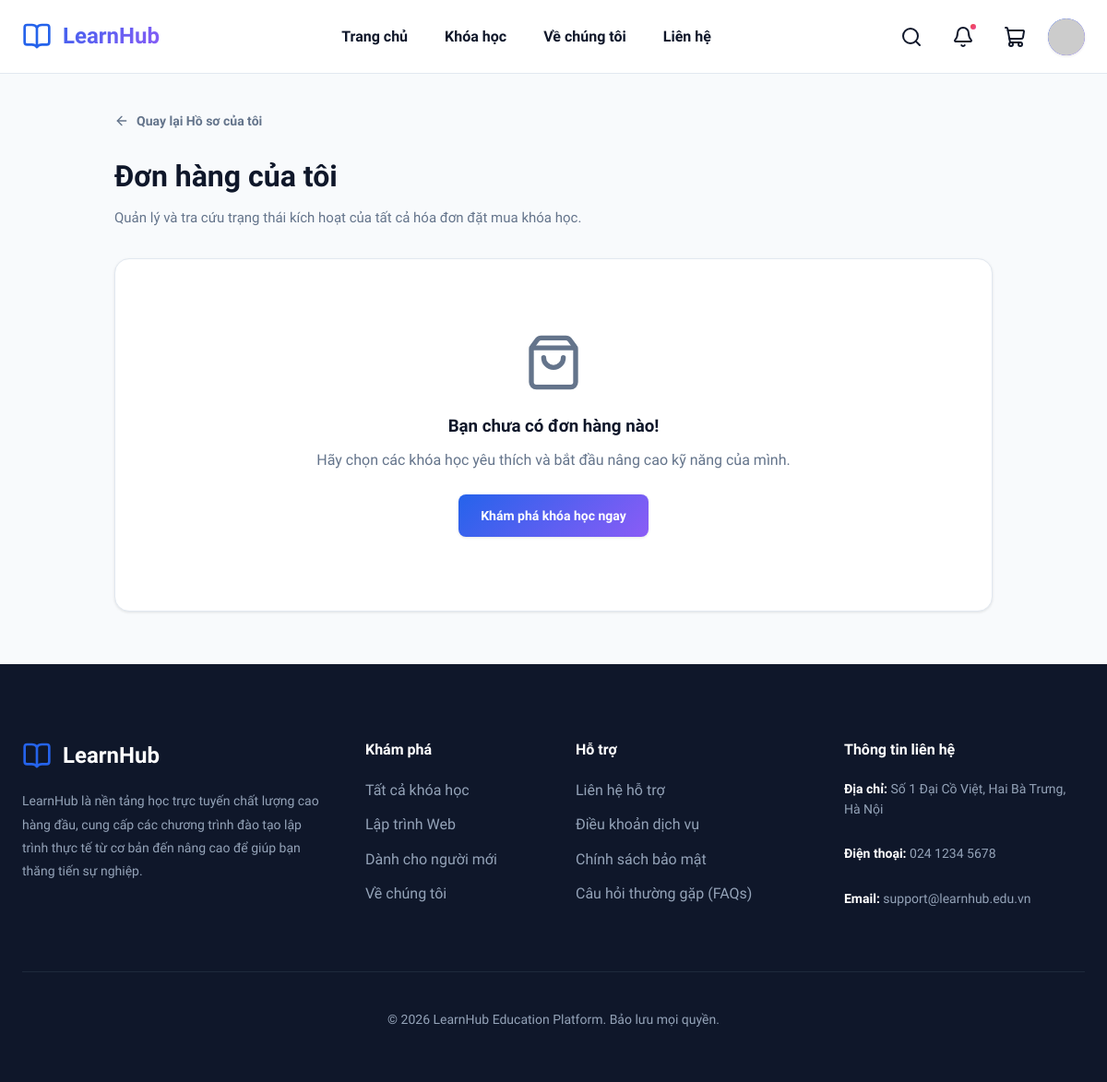
The app's page /orders.php (signed in), older data.
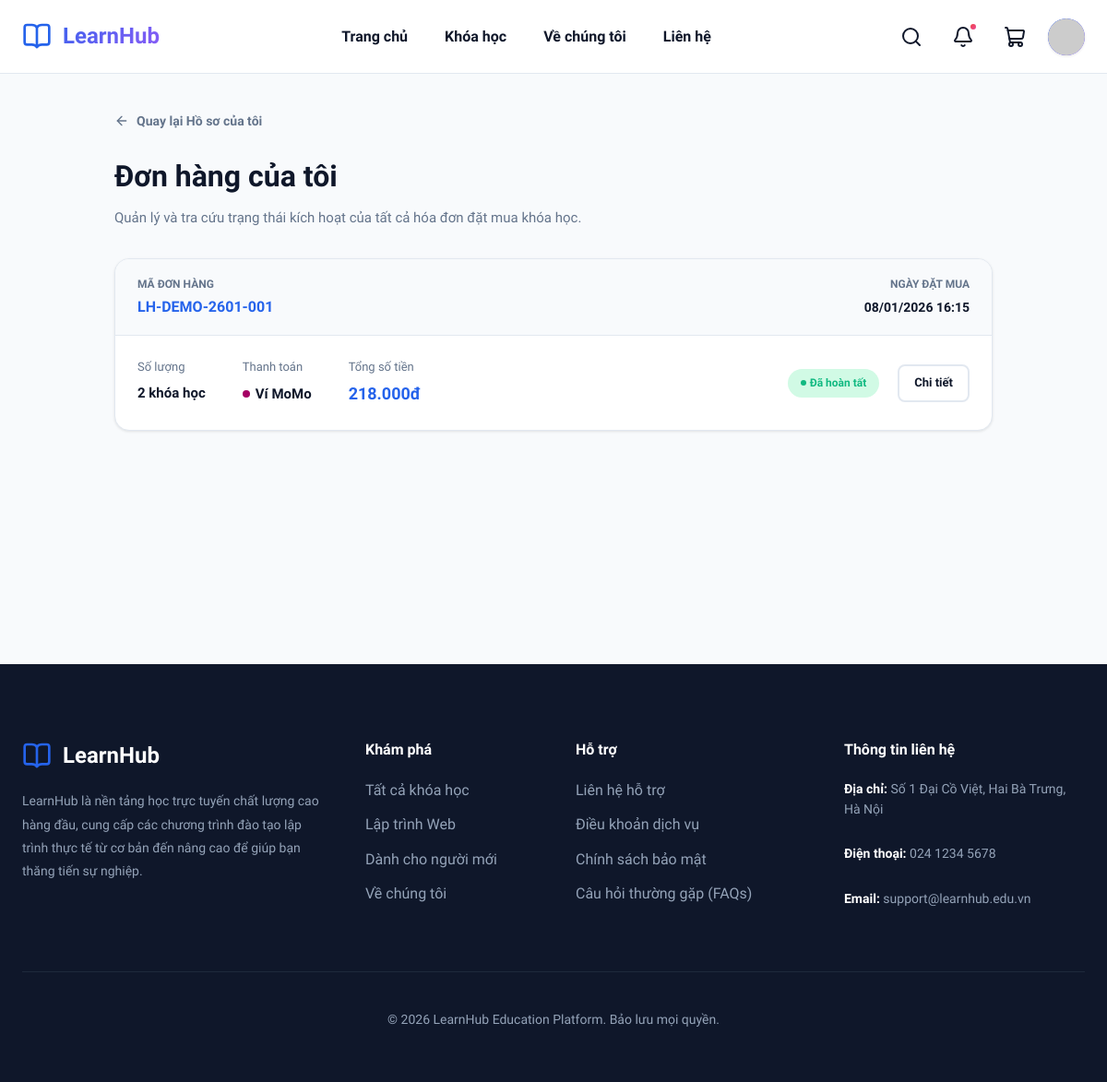
The same page, newer data.
### tables this page shows
CREATE TABLE `orders` (
  `id` int NOT NULL AUTO_INCREMENT,
  `order_number` varchar(100) NOT NULL,
  `user_id` int NOT NULL,
  `total_amount` decimal(10,2) NOT NULL,
  `status` varchar(50) DEFAULT 'PENDING',
  `payment_method` varchar(50) NOT NULL,
  `payment_transaction_id` varchar(255) DEFAULT NULL,
  `momo_order_id` varchar(255) DEFAULT NULL,
  `momo_request_id` varchar(255) DEFAULT NULL,
  `momo_transaction_id` varchar(255) DEFAULT NULL,
  `created_at` timestamp NULL DEFAULT CURRENT_TIMESTAMP,
  `paid_at` timestamp NULL DEFAULT NULL,
  `updated_at` timestamp NULL DEFAULT CURRENT_TIMESTAMP ON UPDATE CURRENT_TIMESTAMP,
  PRIMARY KEY (`id`),
  UNIQUE KEY `order_number` (`order_number`),
  KEY `user_id` (`user_id`),
  CONSTRAINT `orders_ibfk_1` FOREIGN KEY (`user_id`) REFERENCES `users` (`id`) ON DELETE CASCADE
);

### orders.php (the view, shortened to what the rows shown need)
<?php
require_once __DIR__ . '/config/db.php';
$user_id = $_SESSION['user_id'];
try {
    $stmt = $pdo->prepare("
        SELECT o.*, COUNT(oi.id) as total_courses
        FROM orders o
        LEFT JOIN order_items oi ON o.id = oi.order_id
        WHERE o.user_id = ?
        GROUP BY o.id
        ORDER BY o.id DESC
    ");
    $stmt->execute([$user_id]);
    $orders = $stmt->fetchAll() ?: [];
} catch (PDOException $e) {
    $error_msg = 'Không thể tải lịch sử hóa đơn: ' . $e->getMessage();
}
require_once __DIR__ . '/includes/header.php';
?>
<div class="section" style="background-color: var(--bg-main); min-height: 80vh; padding: 40px 0;">
    <div class="container" style="max-width: 1000px;">
        <div style="margin-bottom: 32px;">
            <h1 style="font-size: 32px; font-weight: 800; color: var(--text-main); margin-bottom: 6px;">Đơn hàng của tôi</h1>
        </div>
        <?php if (empty($orders)): ?>
            <div style="text-align: center; padding: 80px 0; background-color: var(--bg-card); border-radius: var(--radius-md); border: 1px solid var(--border); box-shadow: var(--shadow-sm);">
                <i data-lucide="shopping-bag" style="width: 64px; height: 64px; color: var(--text-muted); margin-bottom: 16px;"></i>
                <h3 style="font-weight: 700; color: var(--text-main); margin-bottom: 8px;">Bạn chưa có đơn hàng nào!</h3>
                <p style="color: var(--text-muted); margin-bottom: 24px;">Hãy chọn các khóa học yêu thích và bắt đầu nâng cao kỹ năng của mình.</p>
                <a href="courses.php" class="btn btn-primary" style="font-size: 14px;">Khám phá khóa học ngay</a>
            </div>
        <?php else: ?>
            <div style="display: flex; flex-direction: column; gap: 20px;">
                <?php foreach ($orders as $order): ?>
                    <div style="background-color: var(--bg-card); border: 1px solid var(--border); border-radius: var(--radius-md); overflow: hidden; box-shadow: var(--shadow-sm); transition: var(--transition);">
                        <div style="background-color: var(--bg-main); padding: 18px 24px; border-bottom: 1px solid var(--border); display: flex; justify-content: space-between; align-items: center; flex-wrap: wrap; gap: 12px;">
                            <div>
                                <span style="font-size: 12px; color: var(--text-muted); font-weight: 600; display: block; margin-bottom: 2px;">MÃ ĐƠN HÀNG</span>
                                <strong style="font-size: 16px; color: var(--primary);"><?php echo htmlspecialchars($order['order_number']); ?></strong>
                            </div>
                            <div style="text-align: right;">
                                <span style="font-size: 12px; color: var(--text-muted); font-weight: 600; display: block; margin-bottom: 2px;">NGÀY ĐẶT MUA</span>
                                <strong style="font-size: 14px; color: var(--text-main);"><?php echo date('d/m/Y H:i', strtotime($order['created_at'])); ?></strong>
                            </div>
                        </div>
                        <div style="padding: 24px; display: flex; justify-content: space-between; align-items: center; flex-wrap: wrap; gap: 20px;">
                            <div style="display: flex; gap: 40px; flex-wrap: wrap;">
                                <div>
                                    <span style="font-size: 13px; color: var(--text-muted); display: block; margin-bottom: 4px;">Số lượng</span>
                                    <span style="font-weight: 700; color: var(--text-main); font-size: 15px;"><?php echo $order['total_courses']; ?> khóa học</span>
                                </div>
                                <div>
                                    <span style="font-size: 13px; color: var(--text-muted); display: block; margin-bottom: 4px;">Thanh toán</span>
                                    <span style="font-weight: 700; color: var(--text-main); font-size: 15px; display: inline-flex; align-items: center; gap: 6px;">
                                        <?php if ($order['payment_method'] === 'MOMO'): ?>
                                            <span style="width: 8px; height: 8px; background-color: #a50064; border-radius: 50%;"></span> Ví MoMo
                                        <?php else: ?>
                                            <span style="width: 8px; height: 8px; background-color: var(--primary); border-radius: 50%;"></span> Chuyển khoản
                                        <?php endif; ?>
                                    </span>
                                </div>
                                <div>
                                    <span style="font-size: 13px; color: var(--text-muted); display: block; margin-bottom: 4px;">Tổng số tiền</span>
                                    <span style="font-weight: 800; color: var(--primary); font-size: 18px;"><?php echo number_format($order['total_amount'], 0, ',', '.'); ?>đ</span>
                                </div>
                            </div>
                            <div style="display: flex; align-items: center; gap: 20px;">
                                <div>
                                    <?php
                                        $st = $order['status'];
                                        if ($st === 'COMPLETED') {
                                            echo '<span style="background-color: #d1fae5; color: var(--success); padding: 6px 14px; border-radius: 99px; font-size: 12px; font-weight: 700; display: inline-flex; align-items: center; gap: 4px;"><span style="width:6px;height:6px;background-color:var(--success);border-radius:50%;"></span>Đã hoàn tất</span>';
                                        } elseif ($st === 'PENDING') {
                                            echo '<span style="background-color: #fef3c7; color: #d97706; padding: 6px 14px; border-radius: 99px; font-size: 12px; font-weight: 700; display: inline-flex; align-items: center; gap: 4px;"><span style="width:6px;height:6px;background-color:#d97706;border-radius:50%;"></span>Đang xử lý</span>';
                                        }
                                    ?>
                                </div>
                                <button class="btn btn-outline" style="padding: 8px 16px; font-size: 13px; font-weight: 700; border-radius: var(--radius-sm);" onclick="toggleOrderItems('items-<?php echo $order['id']; ?>')">
                                    Chi tiết
                                </button>
                            </div>
                        </div>
                    </div>
                <?php endforeach; ?>
            </div>
        <?php endif; ?>
    </div>
</div>
<?php require_once __DIR__ . '/includes/footer.php'; ?>

Row changes from the older to the newer data that the page shows:
added orders: order_number "LH-DEMO-2601-001", created_at "08/01/2026 16:15", total_courses "2", payment_method "MOMO" (drawn), total_amount "218.000", status "COMPLETED" (drawn)
Text that changed along with them:
text no longer shown: "Bạn chưa có đơn hàng nào! Hãy chọn các khóa học yêu thích và bắt đầu nâng cao kỹ năng của mình. Khám phá khóa học ngay"
